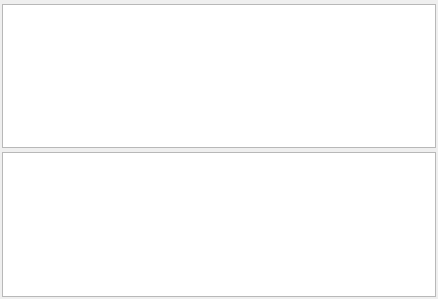
<?xml version="1.0" encoding="UTF-8"?>
<ui version="4.0">
 <class>MethodTemplateFileView</class>
 <widget class="QWidget" name="MethodTemplateFileView">
  <property name="geometry">
   <rect>
    <x>0</x>
    <y>0</y>
    <width>438</width>
    <height>299</height>
   </rect>
  </property>
  <property name="windowTitle">
   <string>MethodTemplateFileView</string>
  </property>
  <layout class="QVBoxLayout" name="verticalLayout">
   <property name="spacing">
    <number>2</number>
   </property>
   <property name="leftMargin">
    <number>2</number>
   </property>
   <property name="topMargin">
    <number>2</number>
   </property>
   <property name="rightMargin">
    <number>2</number>
   </property>
   <property name="bottomMargin">
    <number>2</number>
   </property>
   <item>
    <widget class="TitleHeaderWidget" name="HeaderHeader" native="true"/>
   </item>
   <item>
    <widget class="QTableView" name="HeaderView"/>
   </item>
   <item>
    <widget class="TitleHeaderWidget" name="ParamHeader" native="true"/>
   </item>
   <item>
    <widget class="QTableView" name="ParamView"/>
   </item>
  </layout>
 </widget>
 <layoutdefault spacing="6" margin="11"/>
 <customwidgets>
  <customwidget>
   <class>TitleHeaderWidget</class>
   <extends>QWidget</extends>
   <header>TitleHeaderWidget.h</header>
   <container>1</container>
  </customwidget>
 </customwidgets>
 <resources/>
 <connections/>
</ui>
